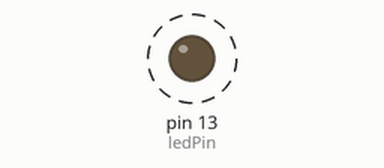
The sketch below on a simulated Arduino Uno, built with avr-gcc and run on an emulated ATmega328P. Shown: output pins drawn as LEDs (lit = HIGH). Dashed ring = blinking. What the sketch prints to the serial monitor is not drawn.

Above: at 0.2 s.
Timing chart, 0 to 3.0 s (numbered marks = the images above):
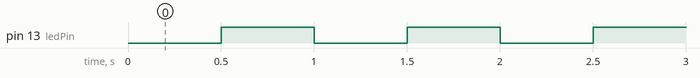

Measured:
- by itself, pin 13 (ledPin): alternates HIGH for 0.50 s and LOW for 0.50 s

The sketch:

interruptEx3.ino
```cpp
#include <MsTimer2.h>

int count = 0;
const byte ledPin = 13;
volatile byte ledState = LOW;

void numCount() { // ISR
  Serial.println(count++);  // ISR 호출 시 카운트 값 출력
  ledState = !ledState; // ISR 호출 시 LED 상태 값 반전
}

void setup() {
  pinMode(ledPin, OUTPUT);  // 13번 핀을 출력으로 설정
  Serial.begin(9600); // 시리얼 통신 속도 초기화
  MsTimer2::set(500, numCount); // 500ms 주기로 numCount ISR 호출
  MsTimer2::start();  // 타이머 인터럽트 활성화
}

void loop() {
  digitalWrite(ledPin, ledState);
}
```
